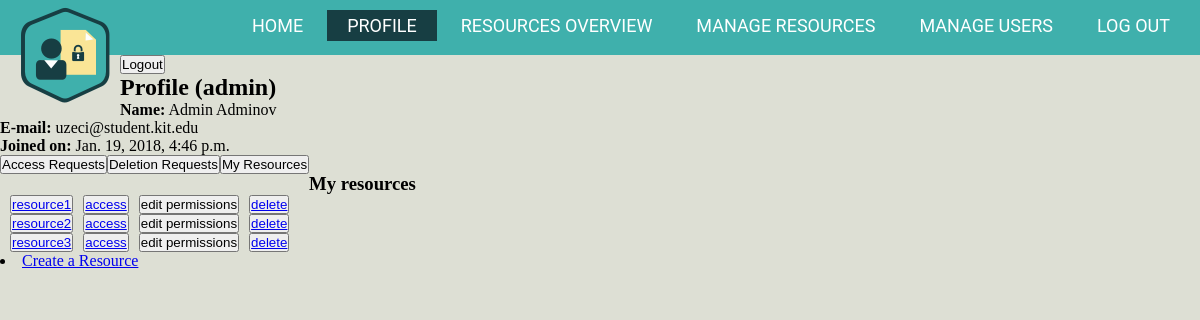
The page /profile/my-resources/ (signed in) on the database as committed earlier.
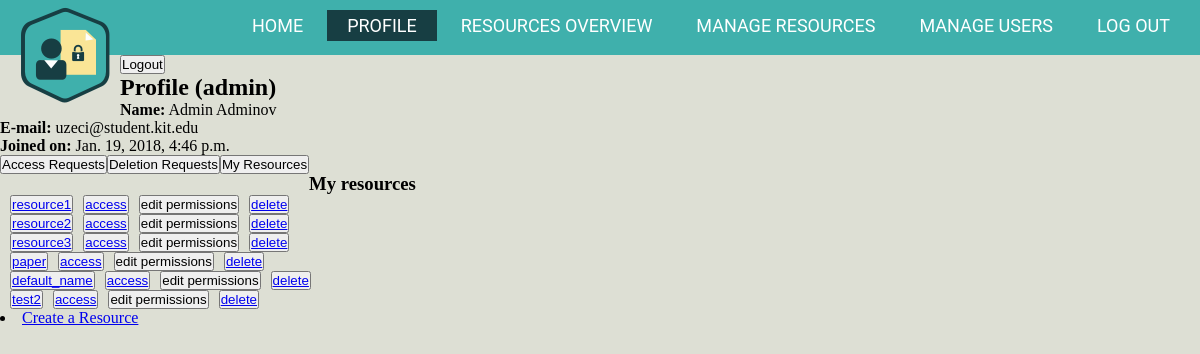
The same page on the database as committed later.
### AuthorizationManagement/models.py (models this page shows, shortened)
class Resource(models.Model):
    type = models.CharField(max_length=50, default = 'default_type')
    name = models.CharField(max_length=150, default = 'default_name')
    description = models.CharField(max_length=250, default = 'default_description')
    creationDate = models.DateTimeField(default=datetime.now, blank=True)
    readers = models.ManyToManyField(CustomUser, related_name= 'reader')
    owners = models.ManyToManyField(Owner, related_name= 'owner')
    link = models.FileField(upload_to='')

### AuthorizationManagement/views.py (the view)
# urls.py: re_path(r'^profile/my-resources/$', MyResourcesView.as_view(), name = 'my resources' ),
@method_decorator(login_required, name='dispatch')
class MyResourcesView(generic.ListView):
    model = Resource
    template_name = 'AuthorizationManagement/resources.html'
    deletion_requested = Resource.objects.none()
    def get_queryset(self):
        current_user = Owner.objects.get(id=self.request.user.id)
        return current_user.owner.all()
    def get_context_data(self, **kwargs):
        context = super(MyResourcesView, self).get_context_data(**kwargs)
        context['query_pagination_string'] = ''
        context['deletion_requested'] = Resource.objects.filter(
            id__in=DeletionRequest.objects.filter(sender=self.request.user).values('resource_id'))
        context['is_admin'] = self.request.user.is_staff
        return context

### AuthorizationManagement/templates/AuthorizationManagement/resources.html (shortened to what this page needs)
{% extends "AuthorizationManagement/profile.html" %}
{% block profile %}
<ul>
	<h3>My resources</h3>
	{% for resource in resource_list %}
	<p> <button  style="margin-left:10px; float:left;">
		<a href="#{{resource.pk}}"> {{resource.name}} </a>
	</button>
	{% load static %}
	<link rel="stylesheet" href="{% static 'AuthorizationManagement/css/info.css' %}" />
	<button type="button" style="margin-left:10px; float: left;">
		<a href="../../resources/{{resource.id}}"download>access</a>
	</button>
	<button style="margin-left:10px; float: left;" type="button" onclick="window.location.href='/profile/my-resources/{{resource.id}}-edit-users-permissions'">
				edit permissions
	</button>
	{% if resource in deletion_requested %}
						{% load static %}
	{% else %}
	<button style="margin-left:10px;">
		<a href="#send-deletion-request-{{resource.pk}}" > delete </a>
	</button>
	<br>
	{% load static %}
	<link rel="stylesheet" type="text/css" href="{% static 'AuthorizationManagement/css/send_req.css' %}" />
	{% endif %}
	</p>
    {% endfor %}
</ul>
<li><a href="/profile/my-resources/add-new-resource">Create a Resource</a></li>
{% endblock %}

Rows that differ between the two databases and show on the page:
now on this page (row unchanged): Resource: name "paper"
added Resource: name "default_name"
added Resource: name "test2"
